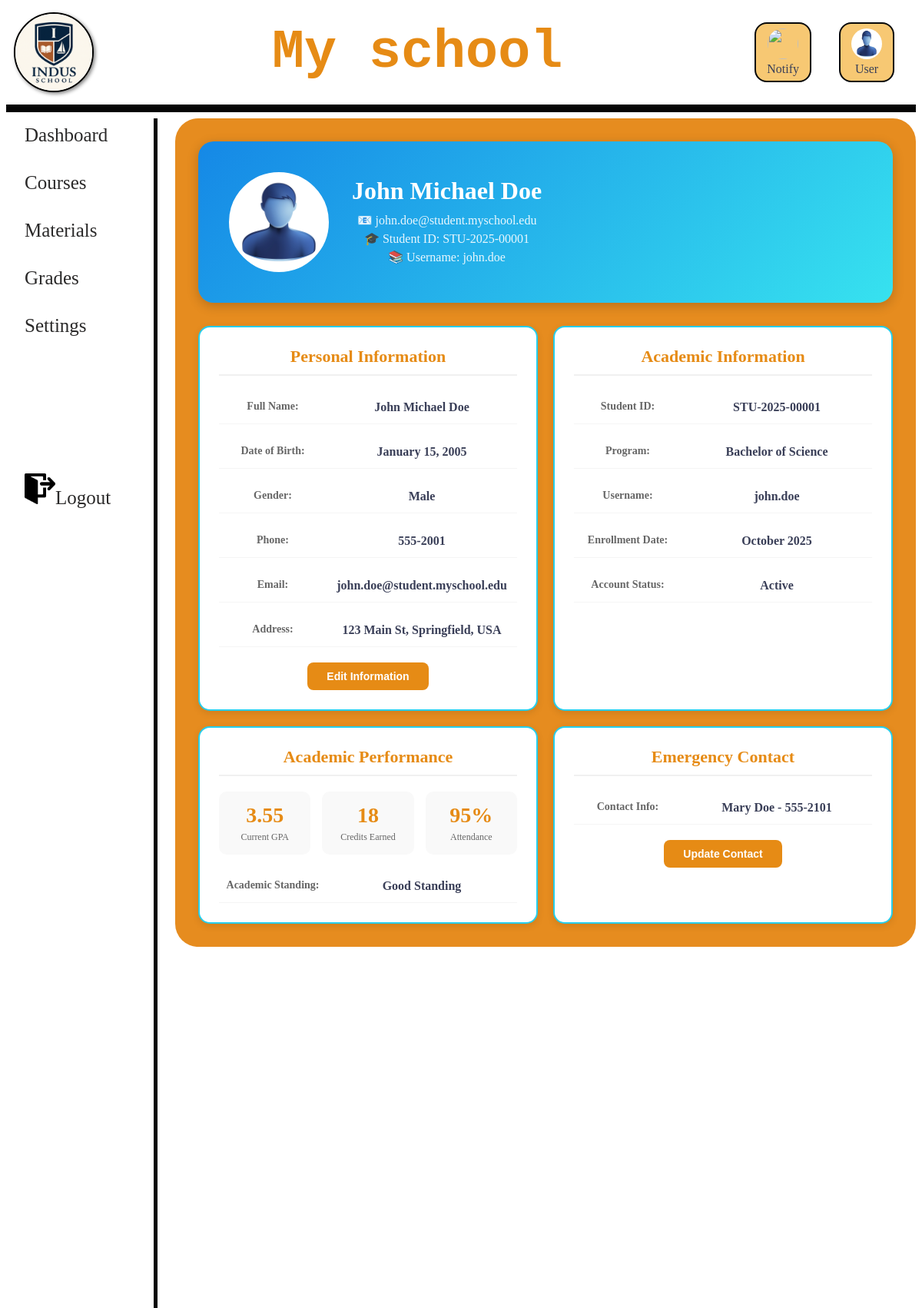
Page /A.php (signed in) on the committed database.
### tables this page shows
CREATE TABLE students (
  id INT AUTO_INCREMENT PRIMARY KEY,
  user_id INT,  
  student_id VARCHAR(50) UNIQUE,
  name VARCHAR(200),
  dob DATE,
  gender VARCHAR(10),
  email VARCHAR(150),
  phone VARCHAR(50),
  address TEXT,
  emergency_contact VARCHAR(150),
  created_at TIMESTAMP DEFAULT CURRENT_TIMESTAMP,
  FOREIGN KEY (user_id) REFERENCES users(id) ON DELETE SET NULL
);

CREATE TABLE users (
  id INT AUTO_INCREMENT PRIMARY KEY,
  username VARCHAR(100) UNIQUE NOT NULL,
  password VARCHAR(255) NOT NULL,
  role ENUM('admin','teacher','student') NOT NULL,
  created_at TIMESTAMP DEFAULT CURRENT_TIMESTAMP
);

### A.php (the view, shortened to what this page needs)
<?php
$conn = getDBConnection();
$user_id = $_SESSION['user_id'];
$stmt = $conn->prepare("
    SELECT s.*, u.username, u.created_at as account_created
    FROM students s
    JOIN users u ON s.user_id = u.id
    WHERE s.user_id = ?
");
$stmt->bind_param("i", $user_id);
$stmt->execute();
$student = $stmt->get_result()->fetch_assoc();
$student_id = $student['id'];
$stmt = $conn->prepare("SELECT AVG(marks) as gpa FROM grades WHERE student_id = ?");
$stmt->bind_param("i", $student_id);
$stmt->execute();
$gpa_result = $stmt->get_result()->fetch_assoc();
$gpa = $gpa_result['gpa'] ? round($gpa_result['gpa'] / 25, 2) : 3.45;
$stmt = $conn->prepare("SELECT COUNT(*) * 3 as credits FROM enrollments WHERE student_id = ?");
$stmt->bind_param("i", $student_id);
$stmt->execute();
$credits = $stmt->get_result()->fetch_assoc()['credits'];
$stmt = $conn->prepare("
    SELECT
        COUNT(*) as total,
        SUM(CASE WHEN status = 'present' THEN 1 ELSE 0 END) as present
    FROM attendance
    WHERE student_id = ?
");
$stmt->bind_param("i", $student_id);
$stmt->execute();
$attendance_data = $stmt->get_result()->fetch_assoc();
$attendance = $attendance_data['total'] > 0
    ? round(($attendance_data['present'] / $attendance_data['total']) * 100)
    : 94;
$enrollment_date = $student['created_at'] ? date('F Y', strtotime($student['created_at'])) : 'September 2024';
$dob = $student['dob'] ? date('F d, Y', strtotime($student['dob'])) : 'N/A';
?>
<!DOCTYPE html>
<html>
<head>
    <link rel="stylesheet" href="d.css">
</head>
<body>
    <header>
        <div class="h-container">
            <img id="logo" src="logo.jpg" alt="Logo">
            <h1>My school</h1>
            <nav class="nav-links">
             <a href="N.php"><img src="n.jpg" style="height:40px; width: 40px; border-radius: 50%;"><br>Notify</a>
             <a href="A.php"><img src="a.jpg" style="height:40px; width: 40px; border-radius: 50%;"><br>User</a>
            </nav>
        </div>
    </header>
    <hr style="border: 5px solid rgb(5, 5, 5);">
    <div class="v-line" style="border-left: 5px solid rgb(5, 5, 5); height: 100%; position: absolute; left: 200px;"></div>
    <div class="sidenav">
        <a href="dash.php">Dashboard</a><br>
        <a href="subjects.php">Courses</a><br>
        <a href="materials.php">Materials</a><br>
        <a href="grades.php">Grades</a><br>
        <a href="settings.html">Settings</a><br><br><br><br><br><br><br><br><br>
        <a href="logout.php"><img src="logout.jpg"style="height:40px; width: 40px;">Logout</a>
    </div>
    <div class="profile-container">
        <div class="profile-header">
            <img src="a.jpg" alt="Profile Picture" class="profile-pic">
            <div class="profile-info">
                <h2><?php echo htmlspecialchars($student['name']); ?></h2>
                <p>📧 <?php echo htmlspecialchars($student['email']); ?></p>
                <p>🎓 Student ID: <?php echo htmlspecialchars($student['student_id']); ?></p>
                <p>📚 Username: <?php echo htmlspecialchars($student['username']); ?></p>
            </div>
        </div>
        <div class="profile-sections">
            <div class="profile-section">
                <h3 class="section-title">Personal Information</h3>
                <div class="info-grid">
                    <div class="info-row">
                        <span class="info-label">Full Name:</span>
                        <span class="info-value"><?php echo htmlspecialchars($student['name']); ?></span>
                    </div>
                    <div class="info-row">
                        <span class="info-label">Date of Birth:</span>
                        <span class="info-value"><?php echo $dob; ?></span>
                    </div>
                    <div class="info-row">
                        <span class="info-label">Gender:</span>
                        <span class="info-value"><?php echo htmlspecialchars($student['gender'] ?: 'Not specified'); ?></span>
                    </div>
                    <div class="info-row">
                        <span class="info-label">Phone:</span>
                        <span class="info-value"><?php echo htmlspecialchars($student['phone'] ?: 'Not provided'); ?></span>
                    </div>
                    <div class="info-row">
                        <span class="info-label">Email:</span>
                        <span class="info-value"><?php echo htmlspecialchars($student['email']); ?></span>
                    </div>
                    <div class="info-row">
                        <span class="info-label">Address:</span>
                        <span class="info-value"><?php echo htmlspecialchars($student['address'] ?: 'Not provided'); ?></span>
                    </div>
                </div>
                <button class="edit-btn" style="margin-top: 20px;" onclick="alert('Edit functionality coming soon!')">Edit Information</button>
            </div>
            <div class="profile-section">
                <h3 class="section-title">Academic Information</h3>
                <div class="info-grid">
                    <div class="info-row">
                        <span class="info-label">Student ID:</span>
                        <span class="info-value"><?php echo htmlspecialchars($student['student_id']); ?></span>
                    </div>
                    <div class="info-row">
                        <span class="info-label">Program:</span>
                        <span class="info-value">Bachelor of Science</span>
                    </div>
                    <div class="info-row">
                        <span class="info-label">Username:</span>
                        <span class="info-value"><?php echo htmlspecialchars($student['username']); ?></span>
                    </div>
                    <div class="info-row">
                        <span class="info-label">Enrollment Date:</span>
                        <span class="info-value"><?php echo $enrollment_date; ?></span>
                    </div>
                    <div class="info-row">
                        <span class="info-label">Account Status:</span>
                        <span class="info-value">Active</span>
                    </div>
                </div>
            </div>
            <div class="profile-section">
                <h3 class="section-title">Academic Performance</h3>
                <div class="stats-grid">
                    <div class="stat-box">
                        <div class="stat-number"><?php echo number_format($gpa, 2); ?></div>
                        <div class="stat-label">Current GPA</div>
                    </div>
                    <div class="stat-box">
                        <div class="stat-number"><?php echo $credits; ?></div>
                        <div class="stat-label">Credits Earned</div>
                    </div>
                    <div class="stat-box">
                        <div class="stat-number"><?php echo $attendance; ?>%</div>
                        <div class="stat-label">Attendance</div>
                    </div>
                </div>
                <div class="info-grid" style="margin-top: 20px;">
                    <div class="info-row">
                        <span class="info-label">Academic Standing:</span>
                        <span class="info-value">Good Standing</span>
                    </div>
                </div>
            </div>
            <div class="profile-section">
                <h3 class="section-title">Emergency Contact</h3>
                <div class="info-grid">
                    <div class="info-row">
                        <span class="info-label">Contact Info:</span>
                        <span class="info-value"><?php echo htmlspecialchars($student['emergency_contact'] ?: 'Not provided'); ?></span>
                    </div>
                </div>
                <button class="edit-btn" style="margin-top: 20px;" onclick="alert('Edit functionality coming soon!')">Update Contact</button>
            </div>
        </div>
    </div>
</body>
</html>

### d.css (style rules this page uses)
.h-container { display: flex; align-items: center; justify-content: space-between; height: 120px; }
h1 { color: rgb(230, 139, 21); font-size: 70px; text-align:center; font-family: 'Courier New', Courier, monospace; margin:10px; padding:5px; }
#logo { width: 100px; height: 100px; margin:10px; float:left; border-radius: 50%; border: 2px solid black; background-color: white; box-shadow: 2px 2px 5px grey; }
.nav-links { display: flex; gap: 20px; margin: 20px; }
.nav-links a { background-color: #f7c873; color: #3a3f58; font-size: 16px; text-align: center; margin: 8px; padding: 6px 14px; border-radius: 16px; text-decoration: none; border: 2px solid #070809; font-weight: 500; }
.sidenav { height: 100%; width: 200px; position:absolute; left:0; }
.sidenav a { padding: 8px 8px 8px 32px; text-decoration: none; font-size: 25px; color: #2a2929; display: block; }
.profile-container { margin-left: 220px; padding: 20px; text-align: center; background-color: rgb(230, 140, 31); border-radius: 30px; color: black; }
.stat-number { font-size: 36px; font-weight: bold; color: #3a3f58; }
.info-row { display: flex; justify-content: space-between; padding: 8px 0; border-bottom: 1px solid #f0f0f0; }
.info-label { color: #666; font-size: 14px; }
.info-value { font-weight: bold; color: #3a3f58; }
.profile-container { margin-left: 220px; padding: 30px; }
.profile-header { background: linear-gradient(135deg, rgb(21, 136, 230), #37e2ef); border-radius: 20px; padding: 40px; color: white; display: flex; align-items: center; gap: 30px; margin-bottom: 30px; box-shadow: 0 4px 15px rgba(0,0,0,0.2); }
.profile-pic { width: 120px; height: 120px; border-radius: 50%; border: 5px solid white; background-color: white; object-fit: cover; }
.profile-info h2 { margin: 0 0 10px 0; font-size: 32px; }
.profile-info p { margin: 5px 0; opacity: 0.9; }
.profile-sections { display: grid; grid-template-columns: 1fr 1fr; gap: 20px; }
.profile-section { background: white; border-radius: 15px; padding: 25px; box-shadow: 0 3px 10px rgba(0,0,0,0.1); border: 2px solid #25ceec; }
.section-title { color: rgb(230, 139, 21); font-size: 22px; margin-top: 0; margin-bottom: 20px; padding-bottom: 10px; border-bottom: 2px solid #f0f0f0; }
.info-grid { display: grid; gap: 15px; }
.info-row { display: grid; grid-template-columns: 140px 1fr; padding: 12px 0; border-bottom: 1px solid #f5f5f5; }
.info-label { font-weight: bold; color: #666; }
.info-value { color: #3a3f58; }
.edit-btn { background-color: rgb(230, 139, 21); color: white; border: none; padding: 10px 25px; border-radius: 8px; cursor: pointer; font-weight: bold; font-size: 14px; transition: all 0.3s ease; }
.stats-grid { display: grid; grid-template-columns: repeat(3, 1fr); gap: 15px; margin-top: 15px; }
.stat-box { background-color: #f9f9f9; padding: 15px; border-radius: 10px; text-align: center; }
.stat-number { font-size: 28px; font-weight: bold; color: rgb(230, 139, 21); }
.stat-label { font-size: 12px; color: #666; margin-top: 5px; }

### rows in the picture
students: name "John Michael Doe", email "john.doe@student.myschool.edu", student "STU-2025-00001", user.username "john.doe", dob "January 15, 2005", gender "Male", phone "555-2001", address "123 Main St, Springfield, USA", created_at "October 2025", emergency_contact "Mary Doe - 555-2101"

### other values in the picture
$gpa "3.55"
$credits "18"
$attendance "95"
